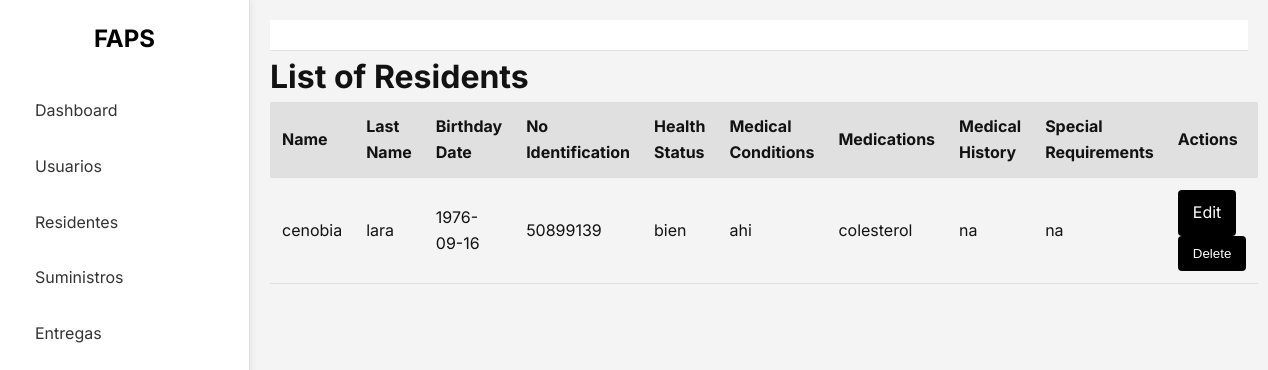
The app's page /admin/residents with its own data.
### app/models.py (models this page shows)
class Resident(db.Model):
    id = db.Column(db.Integer, primary_key=True)
    name = db.Column(db.String(100), nullable=False)
    lastname = db.Column(db.String(100), nullable=False)
    birthday_date = db.Column(db.Date, nullable=False)
    no_identification = db.Column(db.Integer, unique=True, nullable=False)
    health_status = db.Column(db.String(255), nullable=True)
    medical_conditions = db.Column(db.Text, nullable=True)
    medications = db.Column(db.Text, nullable=True)
    medical_history = db.Column(db.Text, nullable=True)
    special_requirements = db.Column(db.Text, nullable=True)

### app/routes/resident_routes.py (the view)
@resident_bp.route('/admin/residents')
def list_residents():
    residents = Resident.query.all()
    return render_template('list_residents.html', residents=residents)

### app/templates/list_residents.html (shortened to what this page needs)
{% extends 'base.html' %}
{% block content %}
<h1>List of Residents</h1>
<table class="table table-striped">
    <thead>
        <tr>
            <th>Name</th>
            <th>Last Name</th>
            <th>Birthday Date</th>
            <th>No Identification</th>
            <th>Health Status</th>
            <th>Medical Conditions</th>
            <th>Medications</th>
            <th>Medical History</th>
            <th>Special Requirements</th>
            <th>Actions</th>
        </tr>
    </thead>
    <tbody>
        {% for resident in residents %}
        <tr>
            <td>{{ resident.name }}</td>
            <td>{{ resident.lastname }}</td>
            <td>{{ resident.birthday_date }}</td>
            <td>{{ resident.no_identification }}</td>
            <td>{{ resident.health_status }}</td>
            <td>{{ resident.medical_conditions }}</td>
            <td>{{ resident.medications }}</td>
            <td>{{ resident.medical_history }}</td>
            <td>{{ resident.special_requirements }}</td>
            <td>
                <a class="btn btn-primary" href="{{ url_for('resident_bp.edit_resident', id=resident.id) }}">Edit</a>
                <form action="{{ url_for('resident_bp.delete_resident', id=resident.id) }}" method="post" style="display:inline;">
                    <button class="btn btn-danger" type="submit">Delete</button>
                </form>
            </td>
        </tr>
        {% endfor %}
    </tbody>
</table>
{% endblock %}

### app/static/css/custom.css (style rules this page uses)
:root { --bg-primary: #f4f4f4; --bg-secondary: #ffffff; --text-primary: #121212; --text-secondary: #333333; --border-color: #e0e0e0; --accent-color: #000000; }
* { margin: 0; padding: 0; box-sizing: border-box; transition: all 0.3s ease; }
body { font-family: 'Inter', -apple-system, BlinkMacSystemFont, 'Segoe UI', 'Roboto', sans-serif; background-color: var(--bg-primary); color: var(--text-primary); line-height: 1.6; }
.table { width: 100%; border-collapse: collapse; }
.table th { background-color: var(--border-color); text-align: left; padding: 12px; border-bottom: 1px solid var(--border-color); }
.table td { padding: 12px; border-bottom: 1px solid var(--border-color); }
.btn { display: inline-block; padding: 10px 15px; background-color: var(--accent-color); color: white; text-decoration: none; border-radius: 4px; border: none; }

### records on screen
Resident: name "cenobia", lastname "lara", birthday_date "1976-09-16", no_identification "50899139", health_status "bien", medical_conditions "ahi", medications "colesterol", medical_history "na", special_requirements "na"
